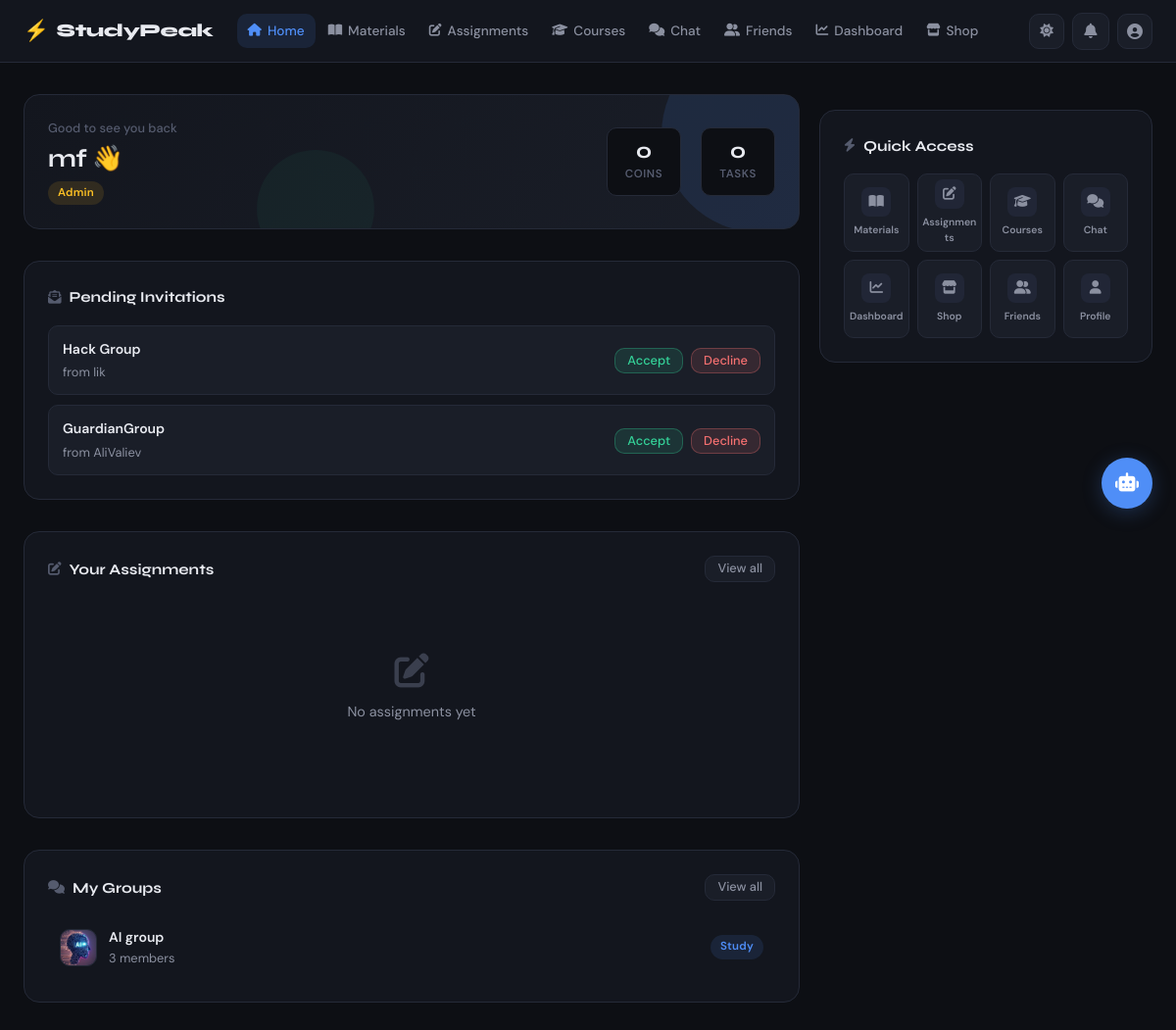
/ (signed in), run on an earlier commit of the app's database.
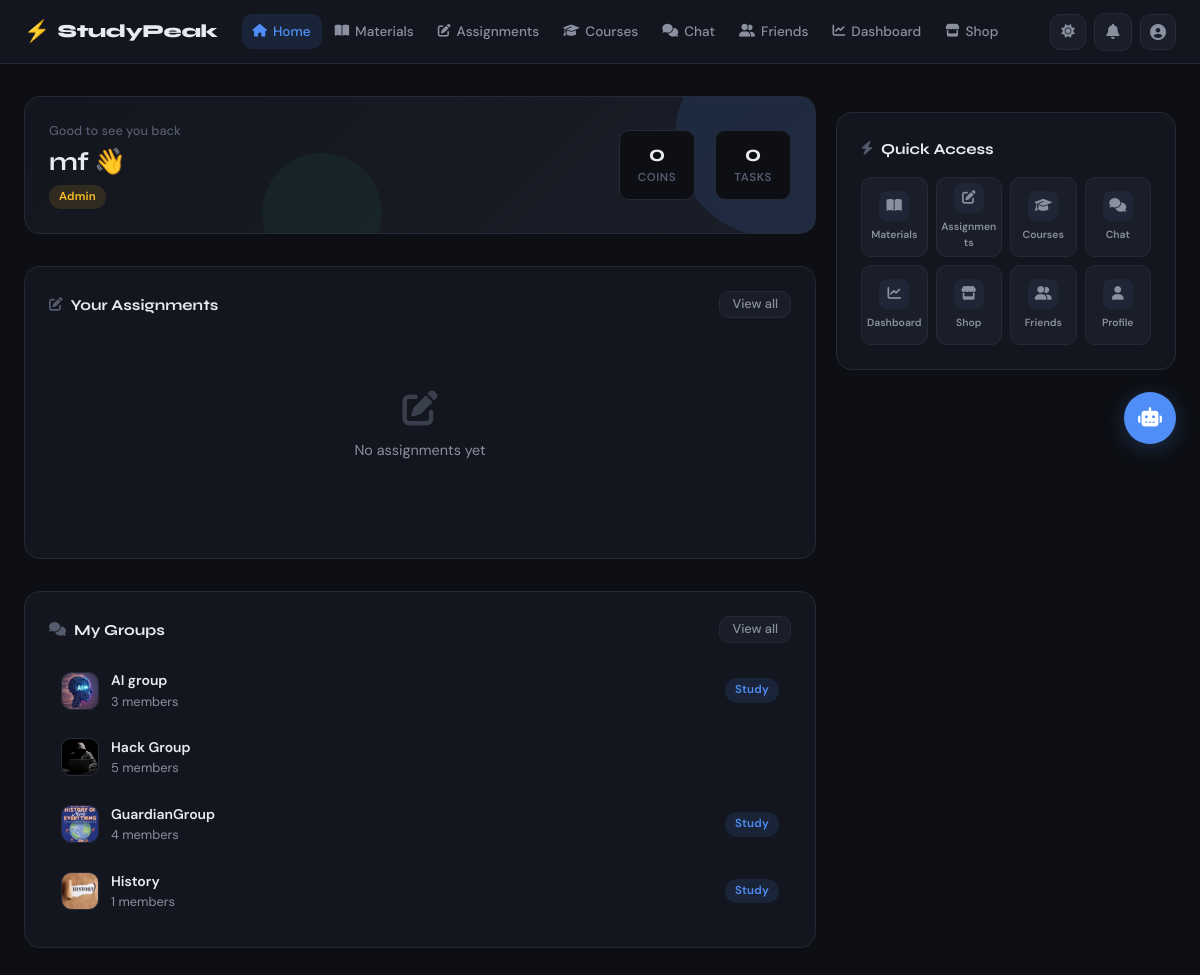
And on a later commit of the database.
### chat/models.py (models this page shows, shortened)
class GroupInvitation(models.Model):
    PENDING = 'pending'
    ACCEPTED = 'accepted'
    REJECTED = 'rejected'
    STATUS_CHOICES = [
        (PENDING, 'Pending'),
        (ACCEPTED, 'Accepted'),
        (REJECTED, 'Rejected'),
    ]
    group = models.ForeignKey(Group, on_delete=models.CASCADE, related_name='invitations')
    sender = models.ForeignKey(UserModel, on_delete=models.CASCADE, related_name='sent_invitations')
    receiver = models.ForeignKey(UserModel, on_delete=models.CASCADE, related_name='received_invitations')
    status = models.CharField(max_length=10, choices=STATUS_CHOICES, default=PENDING)
    created_at = models.DateTimeField(auto_now_add=True)
    class Meta:
        unique_together = ('group', 'receiver')

class Group(models.Model):
    name = models.CharField(max_length=100)
    description = models.TextField(null=True, blank=True)
    avatar = models.ImageField(upload_to='group_avatars/', null=True, blank=True)
    owner = models.ForeignKey(UserModel, on_delete=models.CASCADE, related_name='owned_groups')
    members = models.ManyToManyField(UserModel, through='GroupMember', related_name='chat_groups')
    is_study_group = models.BooleanField(default=False)
    created_at = models.DateTimeField(auto_now_add=True)

### accounts/models.py (models this page shows, shortened)
class UserModel(AbstractUser):
    STUDENT = 'student'
    TEACHER = 'teacher'
    ADMIN = 'admin'
    ROLE_CHOICES = [
        (STUDENT, 'Student'),
        (TEACHER, 'Teacher'),
        (ADMIN, 'Admin'),
    ]
    email = models.EmailField(unique=True)
    role = models.CharField(max_length=10, choices=ROLE_CHOICES, default=STUDENT)
    is_verified = models.BooleanField(default=False)
    otp_code = models.CharField(max_length=6, null=True, blank=True)
    otp_created_at = models.DateTimeField(null=True, blank=True)
    reset_token = models.CharField(max_length=100, null=True, blank=True)
    deleted_at = models.DateTimeField(null=True, blank=True)
    REQUIRED_FIELDS = ['email', 'role']
    @property
    def is_student(self):
        return self.role == self.STUDENT
    @property
    def is_teacher(self):
        return self.role == self.TEACHER

### core/views.py (the view)
# urls.py: path('', HomeView.as_view(), name='home'),
class HomeView(SessionLoginRequiredMixin, View):
    def get(self, request):
        user = get_current_user(request)
        profile = Profile.objects.filter(user=user).first()
        posts = NewsFeed.objects.filter(is_active=True).select_related('author')
        from chat.models import Group, GroupInvitation
        from assignments.models import AssignmentSubmission, Assignment
        from crm.models import Enrollment
        groups = Group.objects.filter(memberships__user=user)
        invitations = GroupInvitation.objects.filter(receiver=user, status=GroupInvitation.PENDING)
        if user.is_student:
            assignments = Assignment.objects.filter(
                group__memberships__user=user,
                is_published=True
            ).select_related('subject', 'group').order_by('-created_at')[:5]
            enrollments = Enrollment.objects.filter(
                student=user,
                status=Enrollment.APPROVED
            ).select_related('course')
        else:
            assignments = Assignment.objects.filter(
                teacher=user
            ).select_related('subject', 'group').order_by('-created_at')[:5]
            enrollments = None
        from accounts.models import Notification
        notifications = Notification.objects.filter(user=user, is_read=False).order_by('-created_at')[:5]
        return render(request, 'core/home.html', {
            'user': user,
            'profile': profile,
            'posts': posts,
            'groups': groups,
            'invitations': invitations,
            'assignments': assignments,
            'enrollments': enrollments,
            'notifications': notifications,
        })

### accounts/permissions.py (called while the page is built)
def get_current_user(request):
    user_id = request.session.get('user_id')
    if not user_id:
        return None
    return UserModel.objects.filter(id=user_id).first()

    def dispatch(self, request, *args, **kwargs):
        if not request.session.get('user_id'):
            messages.error(request, 'Please login first!')
            return redirect('login')
        return super().dispatch(request, *args, **kwargs)

### templates/core/home.html (shortened to what the changed rows need)
{% extends 'base.html' %}
{% load static %}
{% block extra_css %}
<link rel="stylesheet" href="{% static 'css/home.css' %}">
{% endblock %}
{% block content %}
<div class="container">
    <div class="home-grid">
        <div class="home-left">
            <div class="welcome-banner card">
                <div class="welcome-banner-inner">
                    <div class="welcome-info">
                        <h1 class="welcome-name">{{ user.first_name|default:user.username }} 👋</h1>
                    </div>
                </div>
            </div>
            {% if invitations %}
            <div class="card mt-16">
                <div class="card-title">
                    <i class="fa-solid fa-envelope-open-text"></i> Pending Invitations
                </div>
                <div class="invitation-list">
                    {% for inv in invitations %}
                    <div class="invitation-item">
                        <div class="invitation-info">
                            <span class="invitation-group">{{ inv.group.name }}</span>
                            <span class="text-muted text-sm">from {{ inv.sender.username }}</span>
                        </div>
                        <div class="invitation-actions">
                            <form method="post" action="{% url 'accept_group_invitation' inv.id %}">
                                <button class="btn btn-success btn-sm">Accept</button>
                            </form>
                            <form method="post" action="{% url 'reject_group_invitation' inv.id %}">
                                <button class="btn btn-danger btn-sm">Decline</button>
                            </form>
                        </div>
                    </div>
                    {% endfor %}
                </div>
            </div>
            {% endif %}
            <div class="card mt-16">
                {% if groups %}
                <div class="group-list">
                    {% for group in groups %}
                    <a href="{% url 'group_detail' group.id %}" class="group-item">
                        <div class="group-avatar">
                            {% if group.avatar %}
                                <img src="{{ group.avatar.url }}" alt="{{ group.name }}">
                            {% else %}
                                <span>{{ group.name|first|upper }}</span>
                            {% endif %}
                        </div>
                        <div class="group-info">
                            <p class="group-name">{{ group.name }}</p>
                            <p class="text-sm text-muted">{{ group.memberships.count }} members</p>
                        </div>
                        {% if group.is_study_group %}
                        <span class="badge badge-blue">Study</span>
                        {% endif %}
                    </a>
                    {% endfor %}
                </div>
                {% else %}
                <div class="empty-state">
                    <i class="fa-solid fa-comments"></i>
                    <p>You are not in any groups yet</p>
                    <a href="{% url 'group_create' %}" class="btn btn-primary btn-sm">Create group</a>
                </div>
                {% endif %}
            </div>
        </div>
    </div>
</div>
{% endblock %}

What changed in the data, as far as the page shows it:
no longer on this page (row edited): GroupInvitation: group.name "Hack Group", sender.username "lik"
no longer on this page (row edited): GroupInvitation: group.name "GuardianGroup", sender.username "AliValiev"
now on this page (row unchanged): Group: avatar (picture), name "Hack Group", memberships.count "5"
now on this page (row unchanged): Group: avatar (picture), name "GuardianGroup", memberships.count "4", is_study_group "Study"
added Group: avatar (picture), name "History", memberships.count "1", is_study_group "Study"
Also different on the page:
text no longer shown: "Pending Invitations"
